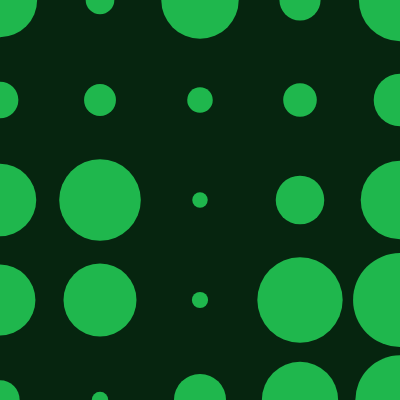
Frame 1 (no input)
Frame 60 (no input): identical to frame 1, image omitted
Frame 120 (the mouse pressed at the canvas centre since frame 60): identical to frame 1, image omitted

The p5.js sketch that drew this single still picture (run headless with seeded random() and noise() and a simulated clock; from frame 60 on, the mouse is pressed at the canvas centre):

// p5.js sketch
// ── sketch.js
let num = 5;
let data = [];
let step = 0;

function setup() {
  createCanvas(400, 400);
  
  step = width / (num - 1);
  
  for (let y = 0; y < num; y++) {
    const arr = [];
    for (let x = 0; x < num; x++) {
      arr.push(random(10, step));
    }
    data.push(arr);
  }
}

function draw() {
  background(6, 37, 15);
  noStroke();
  fill(31, 183, 77);
  
  for (let y = 0; y < data.length; y++) {
    for (let x = 0; x < data[y].length; x++) {
      circle(x * step, y * step, data[y][x]);
    }
  }
}
